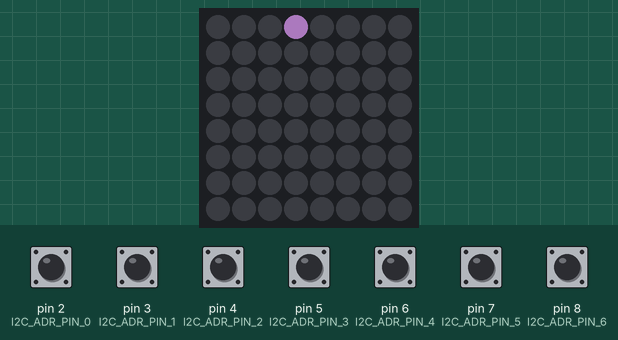
Simulated run of this sketch. Board: Arduino Uno, built with avr-gcc and run on an emulated ATmega328P. Parts: 8×8 RGB LED matrix (first LED top left, wired row by row). Inputs (shaded band) come from the test bench; at power-on: pin 2 (I2C_ADR_PIN_0), pin 3 (I2C_ADR_PIN_1), pin 4 (I2C_ADR_PIN_2), pin 5 (I2C_ADR_PIN_3), pin 6 (I2C_ADR_PIN_4), pin 7 (I2C_ADR_PIN_5), pin 8 (I2C_ADR_PIN_6) HIGH. Dim RGB values are drawn brighter than linear; random numbers use the default seed unless the sketch sets one; what the sketch prints to the serial monitor is not drawn.

Above: at 0.24 s.
At 4.99 s:
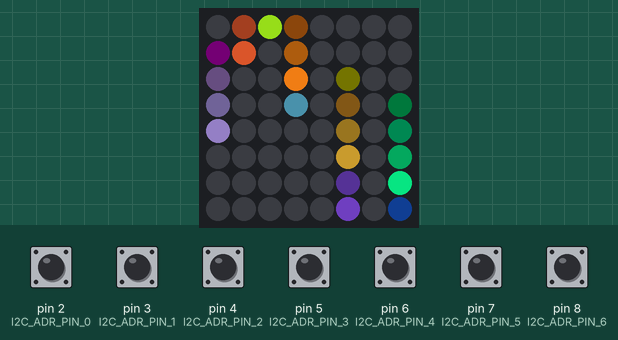
At 10.01 s:
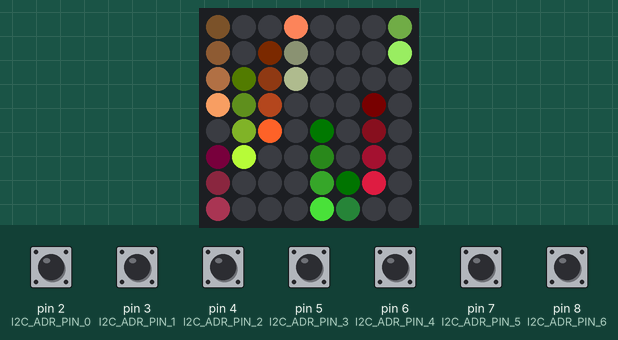
At 20.04 s:
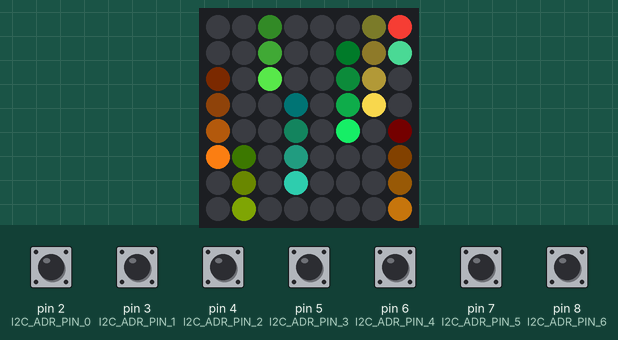
At 29.81 s:
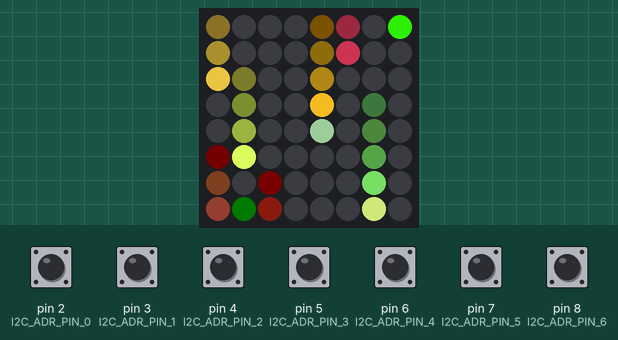
At 39.84 s:
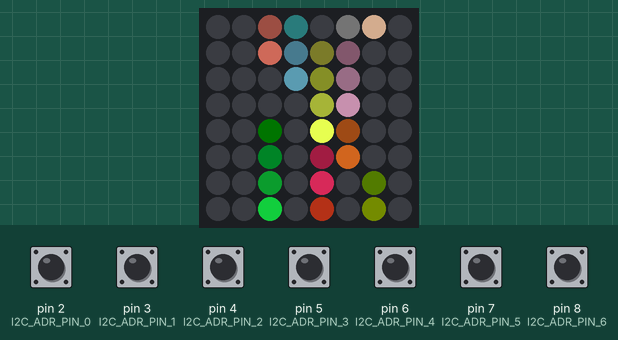

The sketch:

display.ino
```cpp
#include <Adafruit_NeoPixel.h>
#include <Wire.h>

// pin for neopixel matrix
#define LED_PIN 17

// pins to set i2c address
#define I2C_ADR_PIN_0 2
#define I2C_ADR_PIN_1 3
#define I2C_ADR_PIN_2 4
#define I2C_ADR_PIN_3 5
#define I2C_ADR_PIN_4 6
#define I2C_ADR_PIN_5 7
#define I2C_ADR_PIN_6 8

// neopixel struct
#define MATRIX_COLUMNS 8
#define MATRIX_ROWS 8

typedef struct {
  uint8_t b;
  uint8_t g;
  uint8_t r;
  uint8_t w;
} rgbwpixel_t;

union Pixel {
  uint32_t value;
  uint8_t color[4];
  rgbwpixel_t rgbw;
};

typedef struct {
  uint8_t scroll_delay;
  uint8_t scroll_direction;
  uint8_t percent_of_previous;

  uint8_t offset_r;
  uint8_t offset_g;
  uint8_t offset_b;
  uint8_t offset_w;
  uint8_t random_r;
  uint8_t random_g;
  uint8_t random_b;
  uint8_t random_w;

  uint8_t random_point_count;
  uint8_t random_point_offset_r;
  uint8_t random_point_offset_g;
  uint8_t random_point_offset_b;
  uint8_t random_point_offset_w;
  uint8_t random_point_random_r;
  uint8_t random_point_random_g;
  uint8_t random_point_random_b;
  uint8_t random_point_random_w;
} msg_t;

msg_t newMsg;
volatile bool newDataAvailable;
msg_t msg;
Adafruit_NeoPixel pixels = Adafruit_NeoPixel(64, LED_PIN, NEO_KHZ800 + NEO_GRB);

String id;

void setColorMatrix() {
  /*
    msg.scroll_delay = 75;
    msg.scroll_direction = 0;
    msg.percent_of_previous = 40;
    msg.offset_r = 0;
    msg.offset_g = 0;
    msg.offset_b = 0;
    msg.offset_w = 0;
    msg.random_r = 0;
    msg.random_g = 0;
    msg.random_b = 0;
    msg.random_w = 0;
    msg.random_point_count  = 1;
    msg.random_point_offset_r = 0;
    msg.random_point_offset_g = 0;
    msg.random_point_offset_b = 0;
    msg.random_point_offset_w = 0;
    msg.random_point_random_r = 255;
    msg.random_point_random_g = 255;
    msg.random_point_random_b = 255;
    msg.random_point_random_w = 0;
  */

  msg.scroll_delay = 255;
  msg.scroll_direction = 0;
  msg.percent_of_previous = 25;
  msg.offset_r = 0;
  msg.offset_g = 0;
  msg.offset_b = 0;
  msg.offset_w = 0;
  msg.random_r = 0;
  msg.random_g = 0;
  msg.random_b = 0;
  msg.random_w = 0;
  msg.random_point_count  = 1;
  msg.random_point_offset_r = 0;
  msg.random_point_offset_g = 0;
  msg.random_point_offset_b = 0;
  msg.random_point_offset_w = 0;
  msg.random_point_random_r = 255;
  msg.random_point_random_g = 255;
  msg.random_point_random_b = 100;
  msg.random_point_random_w = 0;

}
//------------------------------------------------------------------------------
void requestEvent()
//------------------------------------------------------------------------------
{
  Wire.write(id.c_str());
}

//------------------------------------------------------------------------------
void receiveEvent(int howMany)
//------------------------------------------------------------------------------
{
  if (howMany == sizeof(msg_t)) {
    uint8_t *buffer = (uint8_t*)&newMsg;
    for (uint8_t i = 0; i < sizeof(msg_t); ++i) {
      *buffer = Wire.read();
      ++buffer;
    }
    newDataAvailable = true;
  }
}

//------------------------------------------------------------------------------
void tryCopyBuffer()
//------------------------------------------------------------------------------
{
  // TODO disable interrupts
  if (newDataAvailable) {
    Serial.println("New Data available");
    memcpy( &msg, &newMsg, sizeof(msg_t) );
    newDataAvailable = false;
  }
  // TODO enable interrupts
}

//------------------------------------------------------------------------------
void setup()
//------------------------------------------------------------------------------
{
  Serial.begin(115200);
  newDataAvailable = false;

  // set all i2c-adr-pins to input
  pinMode(I2C_ADR_PIN_0, INPUT);
  pinMode(I2C_ADR_PIN_1, INPUT);
  pinMode(I2C_ADR_PIN_2, INPUT);
  pinMode(I2C_ADR_PIN_3, INPUT);
  pinMode(I2C_ADR_PIN_4, INPUT);
  pinMode(I2C_ADR_PIN_5, INPUT);
  pinMode(I2C_ADR_PIN_6, INPUT);

  // switch pll-ups on
  digitalWrite(I2C_ADR_PIN_0, HIGH);
  digitalWrite(I2C_ADR_PIN_1, HIGH);
  digitalWrite(I2C_ADR_PIN_2, HIGH);
  digitalWrite(I2C_ADR_PIN_3, HIGH);
  digitalWrite(I2C_ADR_PIN_4, HIGH);
  digitalWrite(I2C_ADR_PIN_5, HIGH);
  digitalWrite(I2C_ADR_PIN_6, HIGH);

  delay(100);

  // read i2c-adr
 uint8_t i2cadr = 0;
 i2cadr |= digitalRead(I2C_ADR_PIN_0);
 i2cadr |= digitalRead(I2C_ADR_PIN_1) << 1;
 i2cadr |= digitalRead(I2C_ADR_PIN_2) << 2;
 i2cadr |= digitalRead(I2C_ADR_PIN_3) << 3;
 i2cadr |= digitalRead(I2C_ADR_PIN_4) << 4;
 i2cadr |= digitalRead(I2C_ADR_PIN_5) << 5;
 i2cadr |= digitalRead(I2C_ADR_PIN_6) << 6;

  Wire.begin(i2cadr);
  Wire.onReceive(receiveEvent);
  Wire.onRequest(requestEvent);
  pixels.begin();
  setColorMatrix();

  id = String("BuildDisplay: v1.0.0 msg(") + String(sizeof(msg_t)) + String(")");
  Serial.println(id);
  Serial.println("I2C-Address is " + String(i2cadr));
}

//------------------------------------------------------------------------------
void loop()
//------------------------------------------------------------------------------
{
  tryCopyBuffer();

  // scroll down
  for (int8_t r = MATRIX_ROWS - 1; r > 0; --r) {
    for (int8_t c = 0; c < MATRIX_COLUMNS; ++c) {
      pixels.setPixelColor(
        r * MATRIX_COLUMNS + c,
        pixels.getPixelColor((r - 1)*MATRIX_COLUMNS + c) );
    }
  }

  // percent of previous
  uint8_t* ptr = pixels.getPixels();
  uint16_t temp;
  Pixel pixel;
  for (uint8_t i = 0; i < MATRIX_COLUMNS; ++i) {
    pixel.value = pixels.getPixelColor(i);
    for (uint8_t j = 0; j < 4; ++j) {
      temp = pixel.color[j];
      temp = (temp * msg.percent_of_previous) / 100;
      pixel.color[j] = temp;
    }
    pixels.setPixelColor(i, pixel.value);
  }

  uint16_t r = 0, g = 0, b = 0, w = 0;
  uint32_t px;

  // set baclground points
  for (uint8_t i = 0; i < MATRIX_COLUMNS; ++i) {
    pixel.value = pixels.getPixelColor(i);

    temp = pixel.rgbw.r;
    temp = temp + msg.offset_r + random(0, msg.random_r + 1);
    if (temp > 255) temp = 255;
    pixel.rgbw.r = temp;

    temp = pixel.rgbw.g;
    temp = temp + msg.offset_g + random(0, msg.random_g + 1);
    if (temp > 255) temp = 255;
    pixel.rgbw.g = temp;

    temp = pixel.rgbw.b;
    temp = temp + msg.offset_b + random(0, msg.random_b + 1);
    if (temp > 255) temp = 255;
    pixel.rgbw.b = temp;

    temp = pixel.rgbw.w;
    temp = temp + msg.offset_w + random(0, msg.random_w + 1);
    if (temp > 255) temp = 255;
    pixel.rgbw.w = temp;

    pixels.setPixelColor(i, pixel.value);
  }

  // set random points
  for (uint8_t i = 0; i < msg.random_point_count; ++i) {
    r = msg.random_point_offset_r + random(0, msg.random_point_random_r + 1);
    g = msg.random_point_offset_g + random(0, msg.random_point_random_g + 1);
    b = msg.random_point_offset_b + random(0, msg.random_point_random_b + 1);
    w = msg.random_point_offset_w + random(0, msg.random_point_random_w + 1);

    pixels.setPixelColor( random(0, MATRIX_COLUMNS), r, g, b, w);
  }

  pixels.show();
  delay(msg.scroll_delay);
}
```
